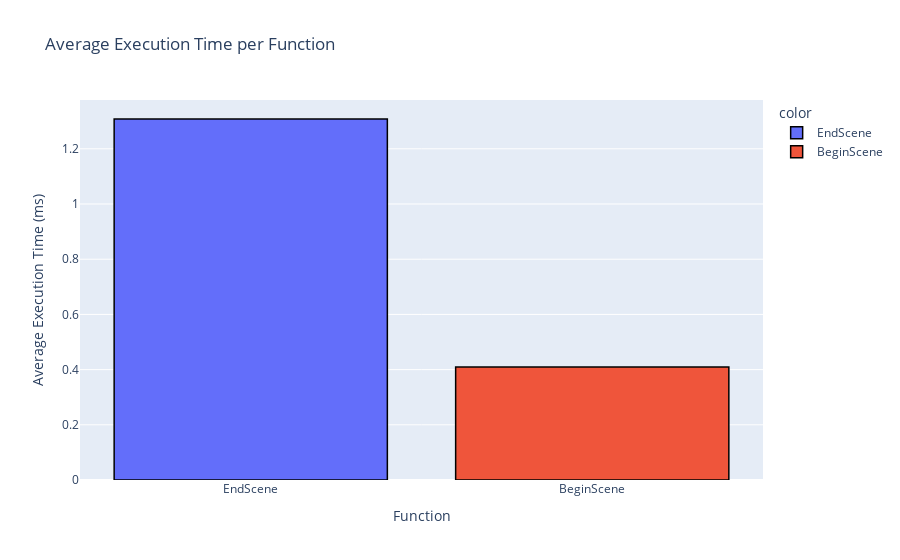

Write notebook code for a chart like this one.
### Code cell
fig1.show()

### Figure 1 — Plotly figure (JSON) as saved in the notebook; plotly's stock layout.template omitted (floating-point values rounded to 4 significant figures)
{"data": [{"alignmentgroup": "True", "hovertemplate": "color=EndScene<br>Function=%{x}<br>Average Execution Time (ms)=%{y}<extra></extra>", "legendgroup": "EndScene", "marker": {"color": "#636efa", "line": {"color": "black", "width": 1.5}, "pattern": {"shape": ""}}, "name": "EndScene", "offsetgroup": "EndScene", "orientation": "v", "showlegend": true, "textposition": "auto", "type": "bar", "x": ["EndScene"], "xaxis": "x", "y": [1.308], "yaxis": "y"}, {"alignmentgroup": "True", "hovertemplate": "color=BeginScene<br>Function=%{x}<br>Average Execution Time (ms)=%{y}<extra></extra>", "legendgroup": "BeginScene", "marker": {"color": "#EF553B", "line": {"color": "black", "width": 1.5}, "pattern": {"shape": ""}}, "name": "BeginScene", "offsetgroup": "BeginScene", "orientation": "v", "showlegend": true, "textposition": "auto", "type": "bar", "x": ["BeginScene"], "xaxis": "x", "y": [0.4091], "yaxis": "y"}], "layout": {"barmode": "relative", "legend": {"title": {"text": "color"}, "tracegroupgap": 0}, "title": {"text": "Average Execution Time per Function"}, "xaxis": {"anchor": "y", "domain": [0, 1], "title": {"text": "Function"}}, "yaxis": {"anchor": "x", "domain": [0, 1], "title": {"text": "Average Execution Time (ms)"}}}}
